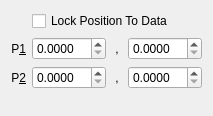
<?xml version="1.0" encoding="UTF-8"?>
<ui version="4.0">
 <class>LineDimensionsTab</class>
 <widget class="QWidget" name="LineDimensionsTab">
  <property name="geometry">
   <rect>
    <x>0</x>
    <y>0</y>
    <width>213</width>
    <height>116</height>
   </rect>
  </property>
  <layout class="QVBoxLayout" name="verticalLayout">
   <item>
    <layout class="QGridLayout" name="gridLayout">
     <item row="1" column="0">
      <widget class="QLabel" name="label">
       <property name="sizePolicy">
        <sizepolicy hsizetype="Fixed" vsizetype="Preferred">
         <horstretch>0</horstretch>
         <verstretch>0</verstretch>
        </sizepolicy>
       </property>
       <property name="text">
        <string>P&amp;1</string>
       </property>
       <property name="alignment">
        <set>Qt::AlignRight|Qt::AlignTrailing|Qt::AlignVCenter</set>
       </property>
       <property name="buddy">
        <cstring>_p1X</cstring>
       </property>
      </widget>
     </item>
     <item row="2" column="3">
      <widget class="QDoubleSpinBox" name="_p2Y">
       <property name="decimals">
        <number>4</number>
       </property>
       <property name="maximum">
        <double>1.000000000000000</double>
       </property>
       <property name="singleStep">
        <double>0.010000000000000</double>
       </property>
      </widget>
     </item>
     <item row="2" column="0">
      <widget class="QLabel" name="label_3">
       <property name="text">
        <string>P&amp;2</string>
       </property>
       <property name="alignment">
        <set>Qt::AlignRight|Qt::AlignTrailing|Qt::AlignVCenter</set>
       </property>
       <property name="buddy">
        <cstring>_p2X</cstring>
       </property>
      </widget>
     </item>
     <item row="1" column="1">
      <widget class="QDoubleSpinBox" name="_p1X">
       <property name="decimals">
        <number>4</number>
       </property>
       <property name="maximum">
        <double>1.000000000000000</double>
       </property>
       <property name="singleStep">
        <double>0.010000000000000</double>
       </property>
      </widget>
     </item>
     <item row="2" column="1">
      <widget class="QDoubleSpinBox" name="_p2X">
       <property name="decimals">
        <number>4</number>
       </property>
       <property name="maximum">
        <double>1.000000000000000</double>
       </property>
       <property name="singleStep">
        <double>0.010000000000000</double>
       </property>
      </widget>
     </item>
     <item row="0" column="1" colspan="3">
      <widget class="QCheckBox" name="_lockPosToData">
       <property name="text">
        <string>Lock Position To Data</string>
       </property>
      </widget>
     </item>
     <item row="2" column="2">
      <widget class="QLabel" name="_dimXlabel">
       <property name="sizePolicy">
        <sizepolicy hsizetype="Fixed" vsizetype="Preferred">
         <horstretch>0</horstretch>
         <verstretch>0</verstretch>
        </sizepolicy>
       </property>
       <property name="text">
        <string> , </string>
       </property>
       <property name="buddy">
        <cstring>_p2Y</cstring>
       </property>
      </widget>
     </item>
     <item row="1" column="2">
      <widget class="QLabel" name="label_2">
       <property name="sizePolicy">
        <sizepolicy hsizetype="Fixed" vsizetype="Preferred">
         <horstretch>0</horstretch>
         <verstretch>0</verstretch>
        </sizepolicy>
       </property>
       <property name="text">
        <string> , </string>
       </property>
       <property name="buddy">
        <cstring>_p1Y</cstring>
       </property>
      </widget>
     </item>
     <item row="1" column="3">
      <widget class="QDoubleSpinBox" name="_p1Y">
       <property name="decimals">
        <number>4</number>
       </property>
       <property name="maximum">
        <double>1.000000000000000</double>
       </property>
       <property name="singleStep">
        <double>0.010000000000000</double>
       </property>
      </widget>
     </item>
    </layout>
   </item>
   <item>
    <spacer name="verticalSpacer">
     <property name="orientation">
      <enum>Qt::Vertical</enum>
     </property>
     <property name="sizeHint" stdset="0">
      <size>
       <width>20</width>
       <height>13</height>
      </size>
     </property>
    </spacer>
   </item>
  </layout>
 </widget>
 <tabstops>
  <tabstop>_lockPosToData</tabstop>
  <tabstop>_p1X</tabstop>
  <tabstop>_p1Y</tabstop>
  <tabstop>_p2X</tabstop>
  <tabstop>_p2Y</tabstop>
 </tabstops>
 <resources/>
 <connections>
  <connection>
   <sender>_lockPosToData</sender>
   <signal>stateChanged(int)</signal>
   <receiver>LineDimensionsTab</receiver>
   <slot>modified()</slot>
   <hints>
    <hint type="sourcelabel">
     <x>77</x>
     <y>17</y>
    </hint>
    <hint type="destinationlabel">
     <x>94</x>
     <y>81</y>
    </hint>
   </hints>
  </connection>
  <connection>
   <sender>_p1X</sender>
   <signal>valueChanged(double)</signal>
   <receiver>LineDimensionsTab</receiver>
   <slot>modified()</slot>
   <hints>
    <hint type="sourcelabel">
     <x>48</x>
     <y>37</y>
    </hint>
    <hint type="destinationlabel">
     <x>71</x>
     <y>81</y>
    </hint>
   </hints>
  </connection>
  <connection>
   <sender>_p2X</sender>
   <signal>valueChanged(double)</signal>
   <receiver>LineDimensionsTab</receiver>
   <slot>modified()</slot>
   <hints>
    <hint type="sourcelabel">
     <x>35</x>
     <y>65</y>
    </hint>
    <hint type="destinationlabel">
     <x>16</x>
     <y>81</y>
    </hint>
   </hints>
  </connection>
  <connection>
   <sender>_p1Y</sender>
   <signal>valueChanged(double)</signal>
   <receiver>LineDimensionsTab</receiver>
   <slot>modified()</slot>
   <hints>
    <hint type="sourcelabel">
     <x>172</x>
     <y>45</y>
    </hint>
    <hint type="destinationlabel">
     <x>166</x>
     <y>82</y>
    </hint>
   </hints>
  </connection>
  <connection>
   <sender>_p2Y</sender>
   <signal>valueChanged(double)</signal>
   <receiver>LineDimensionsTab</receiver>
   <slot>modified()</slot>
   <hints>
    <hint type="sourcelabel">
     <x>190</x>
     <y>71</y>
    </hint>
    <hint type="destinationlabel">
     <x>192</x>
     <y>82</y>
    </hint>
   </hints>
  </connection>
 </connections>
 <slots>
  <slot>modified()</slot>
 </slots>
</ui>
